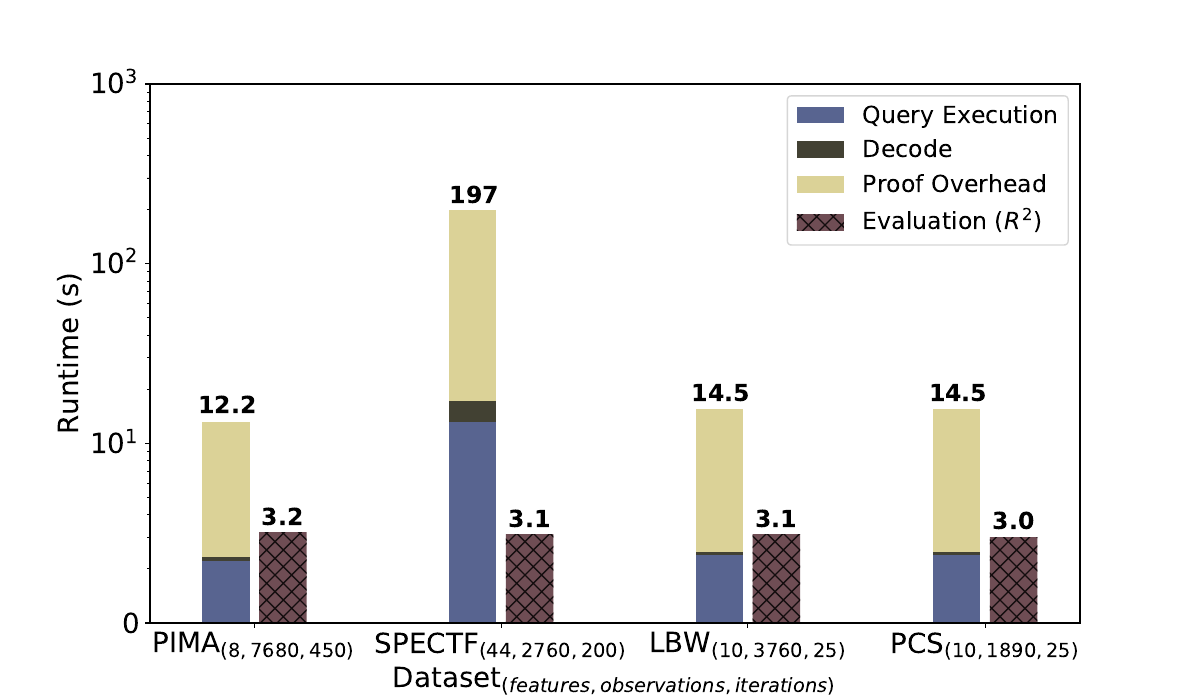

Recreate this plot in Python.
import matplotlib.pyplot as plt
import pandas as pd

font = {'family': 'Bitstream Vera Sans',
        'size': 17}

plt.rc('font', **font)

raw_data = {'dataset': ['PIMA$_{(8,7680,450)}$', 'SPECTF$_{(44,2760, 200)}$', 'LBW$_{(10,3760,25)}$', 'PCS$_{(10,1890,25)}$'],
            'execution': [1.2, 12.1, 1.4, 1.4],
            'proofOverhead': [10.9, 180.59, 13.1, 13],
            'decode': [0.12, 4.1, 0.07, 0.07],
            'total': [12.2, 197, 14.5, 14.5],
            'eval': [2.2, 2.1, 2.1, 2],
            'empty': [0, 0, 0, 0]}

df = pd.DataFrame(raw_data, raw_data['dataset'])

df['execution'] += 1
df['eval'] += 1

# Create the general plot and the "subplots" i.e. the bars
f, ax = plt.subplots(1, figsize=(12, 7))

# Set the bar width
bar_width = 0.5

# Positions of the left bar-boundaries
bar_LR = [1, 3.6, 6.2, 8.7]
bar_Eval = [1.6, 4.2, 6.8, 9.3]

# Positions of the x-axis ticks (center of the bars as bar labels)
tick_pos = [i - (bar_width/2) - 0.05 for i in bar_Eval]

ax.bar(bar_LR, df['execution'], width=bar_width, label='Query Execution', alpha=0.8, color='#2f3e75')
ax.bar(bar_LR, df['decode'], width=bar_width, label='Decode', alpha=0.8, color='#131200',
       bottom=df['execution'])
ax.bar(bar_LR, df['proofOverhead'], width=bar_width, label='Proof Overhead', alpha=0.8, color='#d3c77e',
       bottom=[i + j for i, j in zip(df['execution'], df['decode'])])

ax.bar(bar_Eval, df['eval'], width=bar_width, label='Evaluation ($R^2$)', alpha=0.8, color='#4C212A', hatch="xx")

ax.set_yscale('log')

# Set the x ticks with names
plt.xticks(tick_pos, df['dataset'])
plt.legend(loc='upper right')

# Labelling
ax.text(bar_LR[0] - bar_width/2 - 0.04, df['total'][0] + 2.5, str(df['total'][0]), color='black', fontweight='bold')
ax.text(bar_LR[1] - bar_width/2 + 0.01, df['total'][1] + 20, str(int(df['total'][1])), color='black', fontweight='bold')
ax.text(bar_LR[2] - bar_width/2 - 0.04, df['total'][2] + 2.5, str(df['total'][2]), color='black', fontweight='bold')
ax.text(bar_LR[3] - bar_width/2 - 0.04, df['total'][3] + 2.5, str(df['total'][3]), color='black', fontweight='bold')

ax.text(bar_Eval[0] - bar_width/2 + 0.03, df['eval'][0] + 0.3, str(df['eval'][0]), color='black', fontweight='bold')
ax.text(bar_Eval[1] - bar_width/2 + 0.03, df['eval'][1] + 0.3, str(df['eval'][1]), color='black', fontweight='bold')
ax.text(bar_Eval[2] - bar_width/2 + 0.03, df['eval'][2] + 0.3, str(df['eval'][2]), color='black', fontweight='bold')
ax.text(bar_Eval[3] - bar_width/2 + 0.03, df['eval'][3] + 0.3, str(df['eval'][3]), color='black', fontweight='bold')

# Set the label and legends
ax.set_ylabel("Runtime (s)", fontsize=20)
ax.set_xlabel("Dataset$_{(features,observations,iterations)}$", fontsize=20)

ax.tick_params(axis='x', labelsize=20)
ax.tick_params(axis='y', labelsize=20)

labels = [item.get_text() for item in ax.get_yticklabels()]
labels[1] = '0'
labels[2] = '10$^1$'
labels[3] = '10$^2$'
labels[4] = '10$^3$'
ax.set_yticklabels(labels)

# Set a buffer around the edge
plt.ylim(ymin=1, ymax=1000)
plt.xlim([min(bar_LR) - bar_width - 0.3, max(bar_Eval) + bar_width + 0.2])

plt.savefig('logReg.pdf', bbox_inches='tight', pad_inches=0)
